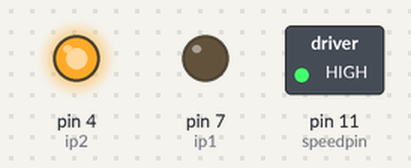
The sketch below on a simulated Arduino Uno, built with avr-gcc and run on an emulated ATmega328P. Shown: switched loads named in the sketch (green lamp = pin HIGH), output pins drawn as LEDs (lit = HIGH).

Above: at 0.05 s.
At 5.5 s:
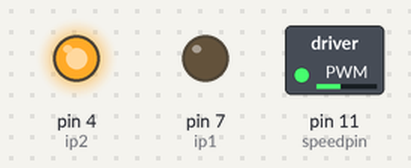
Timing chart, 0 to 6.3 s (numbered marks = the images above):
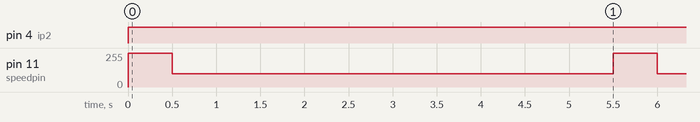

The sketch:

Controlling_dc_motor_s_speed_and_direc__part2_.ino
```cpp
int speedpin=11;
int ip1=7;
int ip2=4;
int dt=500;
int motorspeed=100;

void setup(){
 pinMode(speedpin,OUTPUT);
  pinMode(ip1,OUTPUT);
  pinMode(ip2,OUTPUT);
  Serial.begin(9600);
}

void loop()
{
  digitalWrite(ip1,LOW);
  digitalWrite(ip2,HIGH);
  analogWrite(speedpin,255);
  delay(dt);
  analogWrite(speedpin,motorspeed);
  delay(5000);


}
```

Measured:
- by itself, pin 4 (ip2): LOW → HIGH at 0.00 s
- by itself, pin 11 (speedpin): alternates 255/255 for 0.50 s and 100/255 for 5.0 s
